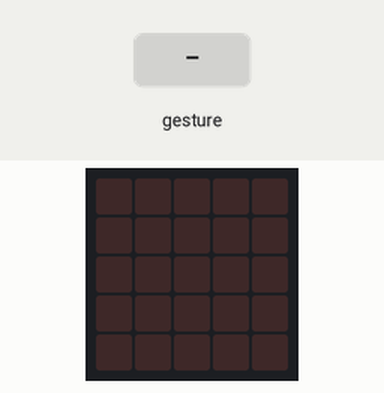
Recording of a program running on a simulated BBC micro:bit (MakeCode). Shown: the board's 5×5 LED display. The inputs (shaded band) are chosen by the test bench. Random numbers come from a fixed seed; a tilt is held for 1.5 s and a shake lasts 1 s, then the board lies face up again.

Above: at 1.2 s.
1.3 s: gesture 'shake'
At 2.1 s:
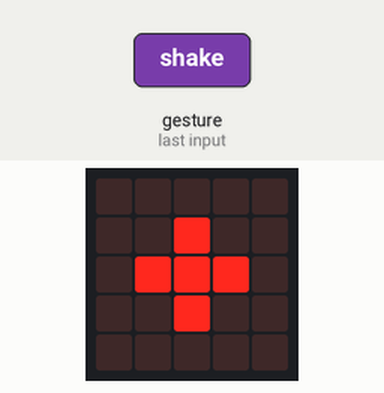
4.3 s: gesture 'shake'
At 5.6 s:
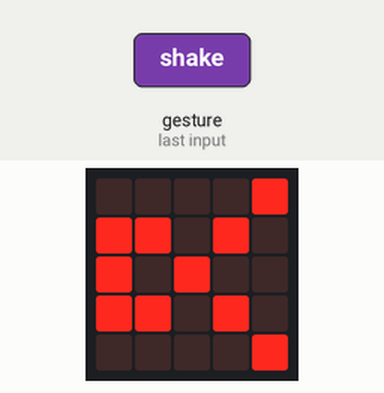
Timing chart, 0 to 7.3 s (numbered marks = the images above; inputs shaded):
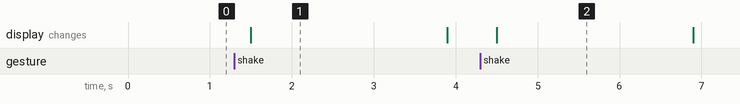

The program:

main.ts
```typescript
let mano = 0
input.onGesture(Gesture.Shake, function () {
    mano = randint(0, 2)
    if (mano == 0) {
        basic.showLeds(`
            . . . . .
            . . # . .
            . # # # .
            . . # . .
            . . . . .
            `)
    } else {
        if (mano == 1) {
            basic.showLeds(`
                . # # # .
                . # # # .
                . # # # .
                . # # # .
                . # # # .
                `)
        } else {
            basic.showLeds(`
                . . . . #
                # # . # .
                # . # . .
                # # . # .
                . . . . #
                `)
        }
    }
    basic.pause(2000)
    basic.clearScreen()
})
basic.forever(function () {

})
```

test.ts
```typescript
// aquí va el archivo "tests"; esto no se compilará cuando este paquete se utilice como una extensión.
```

Measured:
- after the input at 1.3 s, the display: changes after 0.20 s (image 1)
- after the input at 4.3 s, the display: changes after 0.20 s (image 2)
- what the display in image 1 shows lasts 2.4 s, from 1.5 s to 3.9 s
